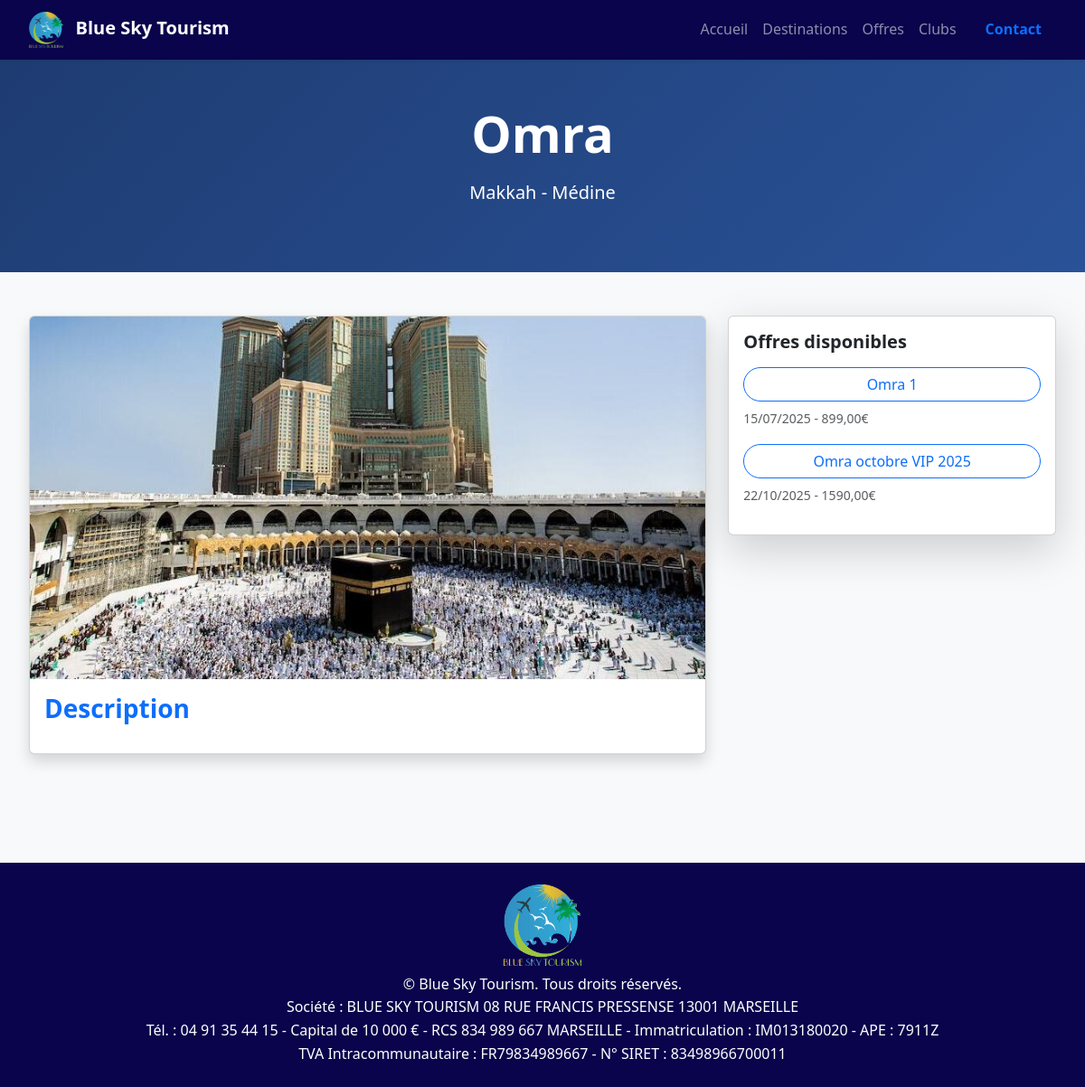
Page /destinations/13/ on the committed database.
### tourism/models.py (models this page shows, shortened)
class Destination(models.Model):
    name = models.CharField(max_length=200, verbose_name="Nom de la destination")
    location = models.CharField(max_length=200, verbose_name="Lieu")
    description = models.TextField(verbose_name="Description", blank=True)  # <-- AJOUT ICI
    hotels = models.ManyToManyField('Hotel', verbose_name="Hôtels", related_name="destinations", blank=True)
    duration_days = models.IntegerField(verbose_name="Durée en jours")
    duration_nights = models.IntegerField(verbose_name="Durée en nuits")
    package_type = models.CharField(max_length=100, default="Tout inclus")
    departure_city = models.CharField(max_length=100, verbose_name="Ville de départ")
    original_price = models.DecimalField(max_digits=10, decimal_places=2, verbose_name="Prix original")
    current_price = models.DecimalField(max_digits=10, decimal_places=2, verbose_name="Prix actuel")
    image = models.ImageField(upload_to='destinations/', blank=True, null=True)
    icon_class = models.CharField(max_length=100, default="fas fa-umbrella-beach")
    is_featured = models.BooleanField(default=False, verbose_name="Destination phare")
    created_at = models.DateTimeField(auto_now_add=True)
    updated_at = models.DateTimeField(auto_now=True)
    class Meta:
        verbose_name = "Destination"
        verbose_name_plural = "Destinations"
        ordering = ['-created_at']

class TravelOffer(models.Model):
    title = models.CharField(max_length=200)
    description = models.TextField(verbose_name="Description", blank=True)  # <-- AJOUT ICI
    destinations = models.ManyToManyField('Destination', related_name='offers', verbose_name="Destinations")
    hotels = models.ManyToManyField('Hotel', related_name='offers', verbose_name="Hôtels")
    departure_date = models.DateField(verbose_name="Date de départ")
    return_date = models.DateField(verbose_name="Date de retour")
    offer_price = models.DecimalField(max_digits=10, decimal_places=2, verbose_name="Prix par personne")
    original_price = models.DecimalField(max_digits=10, decimal_places=2, verbose_name="Prix original par personne")
    min_participants = models.IntegerField(default=1, verbose_name="Nombre minimum de participants")
    max_participants = models.IntegerField(verbose_name="Nombre maximum de participants")
    deposit_percentage = models.DecimalField(
        max_digits=5,
        decimal_places=2,
        default=Decimal('30.00'),
        validators=[MinValueValidator(0), MaxValueValidator(100)],
        verbose_name="Pourcentage d'acompte (%)"
    )
    deposit_amount = models.DecimalField(
        max_digits=10,
        decimal_places=2,
        null=True,
        blank=True,
        verbose_name="Montant d'acompte fixe (optionnel)"
    )
    included_services = models.TextField(verbose_name="Services inclus", blank=True)
    excluded_services = models.TextField(verbose_name="Services non inclus", blank=True)
    conditions = models.TextField(verbose_name="Conditions particulières", blank=True)
    is_active = models.BooleanField(default=True, verbose_name="Offre active")
    is_featured = models.BooleanField(default=False, verbose_name="Offre vedette")
    booking_deadline = models.DateField(verbose_name="Date limite de réservation", null=True, blank=True)
    image = models.ImageField(upload_to='offers/', blank=True, null=True, verbose_name="Image de l'offre")
    created_at = models.DateTimeField(auto_now_add=True)
    updated_at = models.DateTimeField(auto_now=True)
    class Meta:
        verbose_name = "Offre de Voyage"
        verbose_name_plural = "Offres de Voyage"
        ordering = ['departure_date', '-created_at']

### tourism/views.py (the view, shortened to what this page needs)
# urls.py: path('destinations/<int:pk>/', views.DestinationDetailView.as_view(), name='destination_detail'),
class DestinationDetailView(DetailView):
    model = Destination
    template_name = 'tourism/destination_detail_working.html'  # Nouveau template
    context_object_name = 'destination'
    def get_context_data(self, **kwargs):
        context = super().get_context_data(**kwargs)
        context['reservation_form'] = DestinationReservationForm(destination=self.object)
        return context

### templates/tourism/destination_detail_working.html (shortened to what this page needs)
{% extends 'tourism/base.html' %}
{% load static %}
{% block content %}
<section class="py-5 text-center text-white" style="background: linear-gradient(135deg, #1e3c72 0%, #2a5298 100%);">
  <div class="container">
    <h1 class="display-4 fw-bold mb-3">{{ destination.name }}</h1>
    <p class="lead mb-4">{{ destination.location }}</p>
  </div>
</section>
<div class="container py-5">
  <div class="row g-4">
    <div class="col-lg-8">
      <div class="card shadow mb-4">
        {% if destination.image %}
          <img src="{{ destination.image.url }}" class="card-img-top" alt="{{ destination.name }}">
        {% endif %}
        <div class="card-body">
          <h3 class="fw-bold mb-3 text-primary">Description</h3>
        </div>
      </div>
    </div>
    <div class="col-lg-4">
      <div class="card shadow-lg sticky-top" style="top: 30px;">
        <div class="card-body">
          <h5 class="fw-bold mb-3">Offres disponibles</h5>
          {% for offer in destination.offers.all %}
            <div class="mb-3">
              <a href="{% url 'tourism:offer_detail' offer.id %}" class="btn btn-outline-primary w-100 rounded-pill mb-2">{{ offer.title }}</a>
              <div class="small text-muted">{{ offer.departure_date|date:"d/m/Y" }} - {{ offer.offer_price }}€</div>
            </div>
          {% empty %}
            <div class="alert alert-info">Aucune offre pour cette destination.</div>
          {% endfor %}
        </div>
      </div>
    </div>
  </div>
</div>
{% endblock %}

### static/tourism/css/style.css (style rules this page uses)
* { margin: 0; padding: 0; box-sizing: border-box; }
body { font-family: "Segoe UI", Tahoma, Geneva, Verdana, sans-serif; line-height: 1.6; color: #333; }
.container { max-width: 1200px; margin: 0 auto; padding: 0 2rem; }

### rows in the picture
Destination: name "Omra", location "Makkah - Médine", image (picture)
TravelOffer: title "Omra 1", departure_date "15/07/2025", offer_price "899,00"
TravelOffer: title "Omra octobre VIP 2025", departure_date "22/10/2025", offer_price "1590,00"
